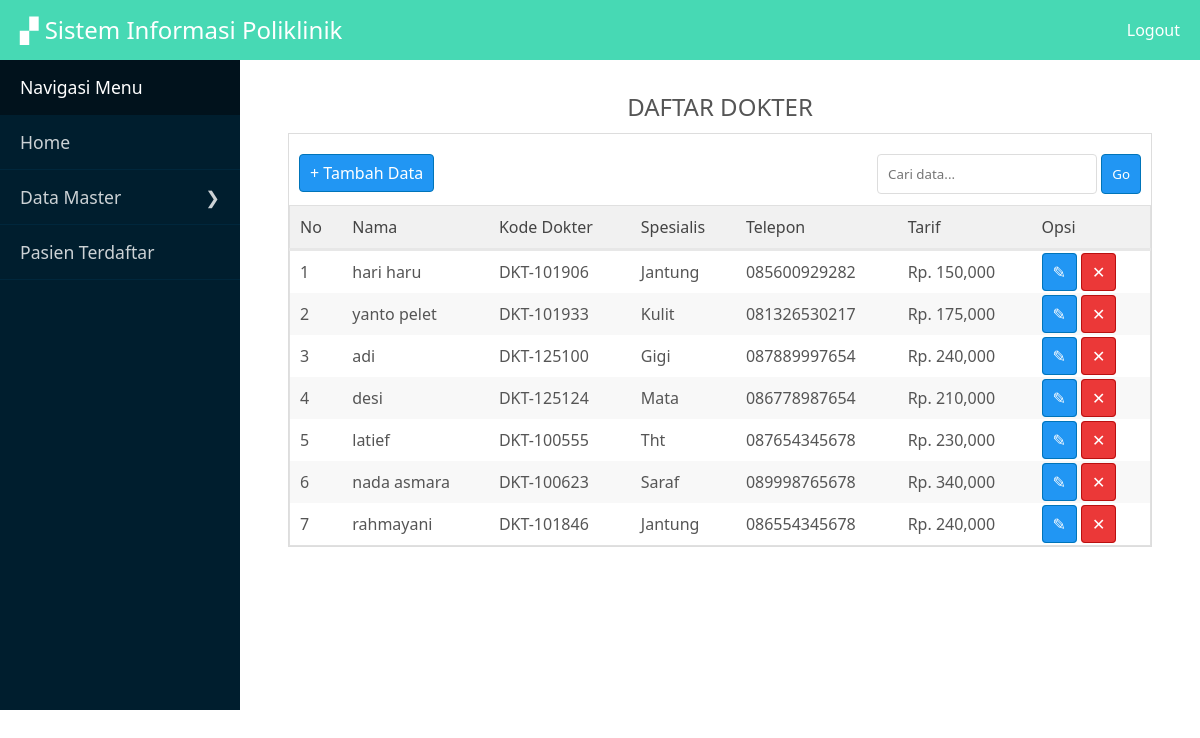
The page /panel/dokter/index.php (signed in) on the database its author committed.
### tables this page shows
CREATE TABLE `dokter` (
  `id_dokter` int(11) NOT NULL,
  `kodedkt` varchar(15) NOT NULL,
  `namadkt` varchar(30) NOT NULL,
  `alamat` text NOT NULL,
  `telepon` varchar(13) NOT NULL,
  `tarif` int(11) NOT NULL,
  `id_poli` int(11) NOT NULL
);

CREATE TABLE `poliklinik` (
  `id_poli` int(11) NOT NULL,
  `poli` varchar(20) NOT NULL,
  `kodeplk` varchar(15) NOT NULL
);

### Control.php (called while the page is built, shortened)
<?php
$link = mysqli_connect('localhost','root','','epoli');
function data($query){
	global $link;
	$result = mysqli_query($link,$query);
	return $result;
}
?>

### panel/dokter/index.php (the view, shortened to what this page needs)
<?php
require_once '../../Control.php';
$query = "SELECT * FROM dokter,poliklinik WHERE dokter.id_poli = poliklinik.id_poli ";
$read = data($query);
?>
<?php require_once 'view/view.php';
headku(); ?>
<div class="bungkus">
    <div class="main">
        <div class="isimain">
            <center style="padding: 10px;">
                <h2>DAFTAR DOKTER</h2>
            </center>
            <div class="datatampil">
                <div class="add">
                    <a href="add.php" class="tmbl biru kiri">+ Tambah Data</a>
                    <form action="index.php" method="get" class="kanan">
                        <input type="text" name="cari" placeholder="Cari data...">
                        <button class="biru">Go</button>
                    </form>
                </div>
                <label for="" class="clear"></label>
                <table class="full">
                    <thead>
                        <tr>
                            <td>No</td>
                            <td>Nama</td>
                            <td>Kode Dokter</td>
                            <td>Spesialis</td>
                            <td>Telepon</td>
                            <td>Tarif</td>
                            <td>Opsi</td>
                        </tr>
                    </thead>
                    <tbody>
                        <?php
						$no = 0;
						while ($row = mysqli_fetch_assoc($read)) {
							$no++;
							?>
                        <tr>
                            <td>
                                <?= $no ?>
                            </td>
                            <td>
                                <?= $row['namadkt'] ?>
                            </td>
                            <td>
                                <?= $row['kodedkt'] ?>
                            </td>
                            <td>
                                <?= $row['poli'] ?>
                            </td>
                            <td>
                                <?= $row['telepon'] ?>
                            </td>
                            <td>Rp.
                                <?= number_format($row['tarif']) ?>
                            </td>
                            <td>
                                <a href="edit.php?id=<?= $row['id_dokter'] ?>" class="tmbl biru">&#9998;</a>
                                <a href="delete.php?id=<?= $row['id_dokter'] ?>" class="tmbl merah">&#10005;</a>
                            </td>
                        </tr>
                        <?php } ?>
                    </tbody>
                </table>
            </div>
        </div>
    </div>

### style.css (style rules this page uses)
* { margin: 0; padding: 0; font-family: 'Century Gothic', 'Segoe UI', sans-serif; box-sizing: border-box; text-decoration: none; font-weight: normal; }
body { background: #fff; font-size: 16px; color: #555; }
nav, h1, h2, h3, h4, p, b { display: block; }
input, textarea, button, select { padding: 10px; border: 1px solid #ddd; border-radius: 4px; background: #fff; }
input[type="submit"], input[type="reset"], button, select { cursor: pointer; }
label { padding: 3px 0px; display: block; margin: 5px 0px; }
.full { width: 100%; }
.kanan { float: right; }
.kiri { float: left; }
.clear { clear: both; }
.tmbl { padding: 7px 10px; font-size: 1em; border-radius: 4px; }
.biru { background: #2196f3; color: #fff; border: 1px solid #0074b9; }
.merah { background: #eb3838; color: #fff; border: 1px solid #B91010; }
table { border-collapse: collapse; width: 100%; border: 1px solid #e0e0e0; }
table td { padding: 10px; }
table thead { background: #f1f1f1; color: #444; border-bottom: 3px solid #e7e7e7; }
table tbody tr:nth-child(even) { background: #f8f8f8; }
.back, .add { padding: 20px 10px; }
.bungkus { width: 100%; height: auto; overflow: hidden; margin: 0 auto; background: #001E2E; }
.main { width: 80%; float: right; min-height: 650px; background: #fff; }
.isimain { width: 90%; margin: 20px auto; }
.datatampil { width: 100%; margin: 0 auto; background: #fff; border: 1px solid #ddd; }

### rows shown on the page
dokter: namadkt "hari haru", kodedkt "DKT-101906", id_poli.poli "Jantung", telepon "085600929282", tarif "150,000"
dokter: namadkt "yanto pelet", kodedkt "DKT-101933", id_poli.poli "Kulit", telepon "081326530217", tarif "175,000"
dokter: namadkt "adi", kodedkt "DKT-125100", id_poli.poli "Gigi", telepon "087889997654", tarif "240,000"
dokter: namadkt "desi", kodedkt "DKT-125124", id_poli.poli "Mata", telepon "086778987654", tarif "210,000"
dokter: namadkt "latief", kodedkt "DKT-100555", id_poli.poli "Tht", telepon "087654345678", tarif "230,000"
dokter: namadkt "nada asmara", kodedkt "DKT-100623", id_poli.poli "Saraf", telepon "089998765678", tarif "340,000"
dokter: namadkt "rahmayani", kodedkt "DKT-101846", id_poli.poli "Jantung", telepon "086554345678", tarif "240,000"
